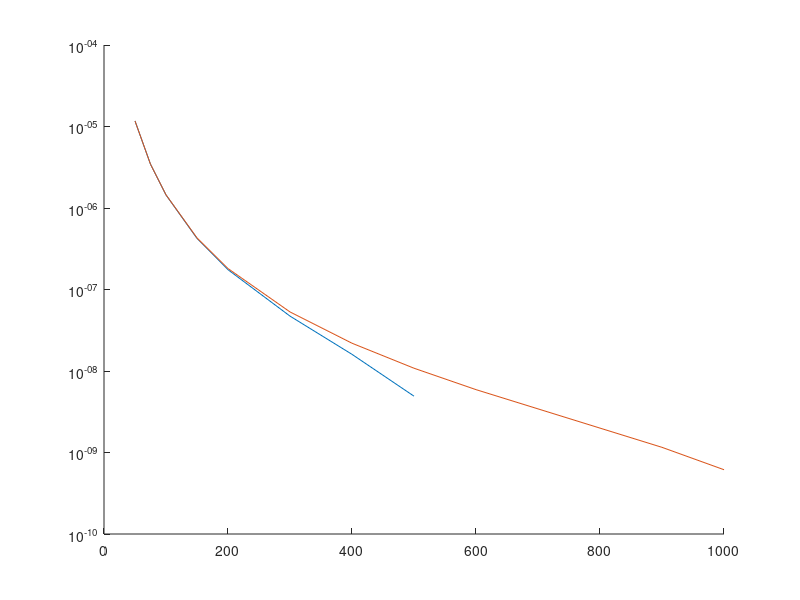
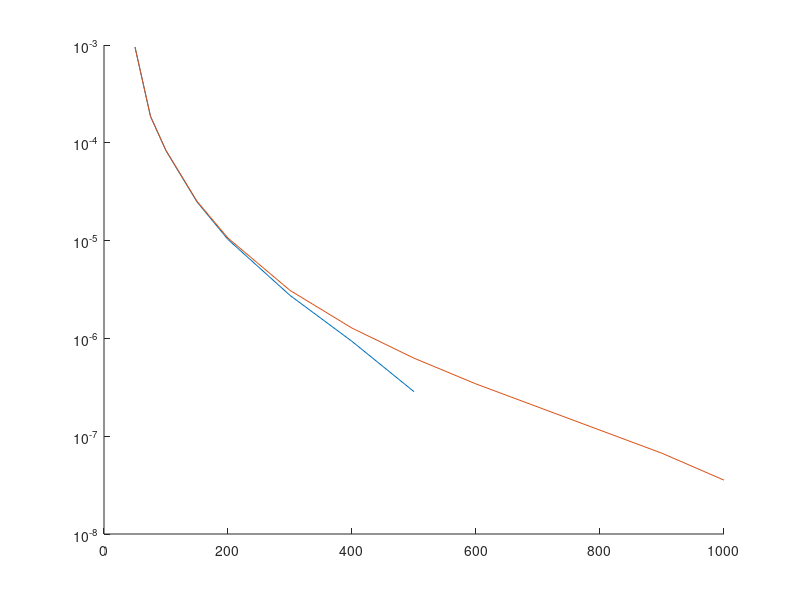
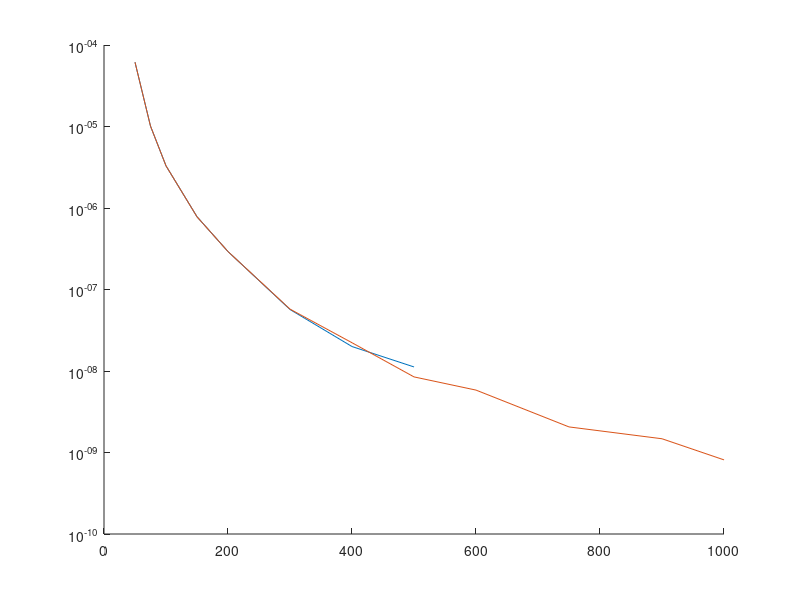
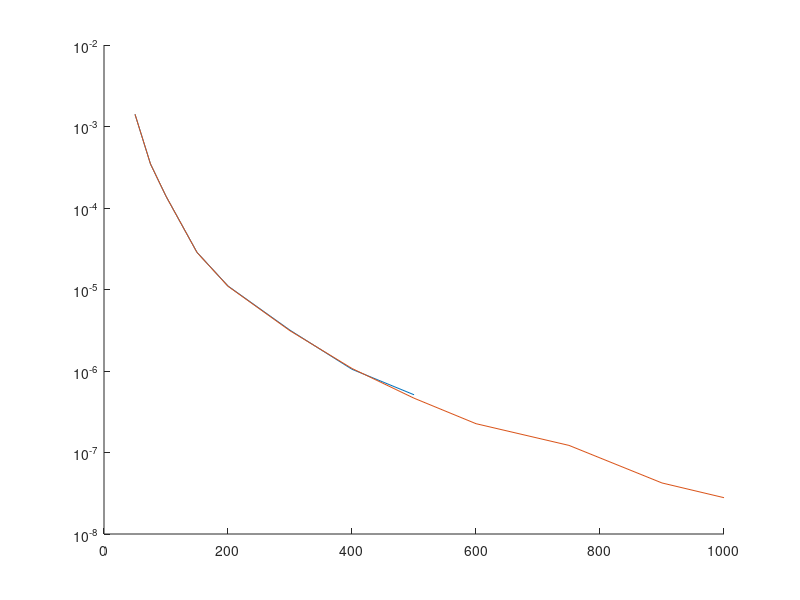

Reproduce these figures in MATLAB, in order.
 %% Generating/Importing eigenfunctions Bump function coefficients 
    mainfolder = fileparts(fileparts(pwd));
    datafolder = strcat(mainfolder,'/Data');
    programsfolder = strcat(mainfolder,'/Programs');
    addpath(genpath(programsfolder)); % Adding the programs folder
    
    ev1error = importdata('Peanut ev 001 6.51554236 facemax=500 reso=81.mat');
    ev1errordeluxe = importdata('Peanut ev 001 6.51554236 facemax=1000 reso=81.mat');
    ev56error = importdata('Peanut ev 056 39.53663872 facemax=500 reso=81.mat');
    ev56errordeluxe = importdata('Peanut ev 056 39.53663871 facemax=1000 reso=81.mat');
    ef1error = importdata('Peanut L2 001 6.51554236 facemax=500 reso=81.mat');
    ef1errordeluxe = importdata('Peanut L2 001 6.51554236 facemax=1000 reso=81.mat');
    ef56error = importdata('Peanut L2 056 39.53663872 facemax=500 reso=81.mat');
    ef56errordeluxe = importdata('Peanut L2 056 39.53663871 facemax=1000 reso=81.mat');
    
    hold on
    plot(ev1error.facevector,ev1error.eigenvaluedifferences)
    plot(ev1errordeluxe.facevector,ev1errordeluxe.eigenvaluedifferences)
    hold off
    set(gca,'Yscale','log')
    saveas(gcf,'Eigenvalue error comparison eigenvalue 1.png')
    clf
    
    hold on
    plot(ev56error.facevector,ev56error.eigenvaluedifferences)
    plot(ev56errordeluxe.facevector,ev56errordeluxe.eigenvaluedifferences)
    hold off
    set(gca,'Yscale','log')
    saveas(gcf,'Eigenvalue error comparison eigenvalue 56.png')
    clf
    
    hold on
    plot(ef1error.facevector,ef1error.normdifferences)
    plot(ef1errordeluxe.facevector,ef1errordeluxe.normdifferences)
    hold off
    set(gca,'Yscale','log')
    saveas(gcf,'Eigenfunction error comparison eigenfunction 1.png')
    clf
    
    hold on
    plot(ef56error.facevector,ef56error.normdifferences)
    plot(ef56errordeluxe.facevector,ef56errordeluxe.normdifferences)
    hold off
    set(gca,'Yscale','log')
    saveas(gcf,'Eigenfunction error comparison eigenfunction 56.png')
    clf
    